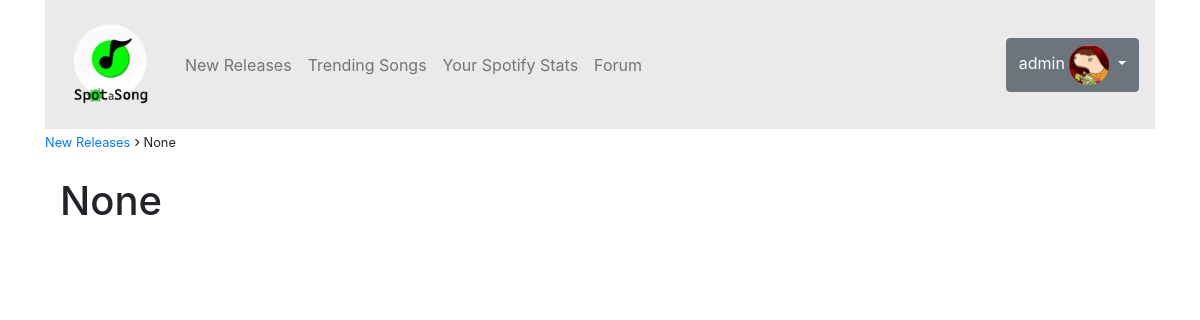
Screenshot of /albumDetail/1 (signed in) with the database file from the repository.
### accounts/models.py (models this page shows, shortened)
class CustomUser(AbstractUser):
    age = models.PositiveIntegerField(null=True, blank=True)

class UserProfile(models.Model):
    user = models.OneToOneField(CustomUser, on_delete=models.CASCADE)
    profile_picture = models.ImageField(default='default.jpg',upload_to='profile_pictures')
    bio = models.TextField(max_length=1500, blank=True)

### main/views.py (the view, shortened to what this page needs)
# urls.py: path('albumDetail/<str:album_id>', views.albumDetail, name='album_detail'),
def albumDetail(request, album_id):
    sp = authentication()
    try:
        tracks = sp.album_tracks(album_id)
        album_image = request.GET.get('album_image')
        album_name = request.GET.get('album_name')
        trackslist =[]
        return render(request, 'albumdetail.html', {'tracks': trackslist, 'album_name':album_name,})
    except SpotifyException as e:
        invalid_id = "Invalid album id... Nothing to display "
        return render(request, 'albumdetail.html', {'invalid_id': invalid_id,'tracks': "", 'album_name':"",})

### main/views.py (called while the page is built)
def authentication():
    sp = spotipy.Spotify(auth_manager=SpotifyClientCredentials(client_id=settings.SPOTIPY_CLIENT_ID,
                                                           client_secret=settings.SPOTIPY_CLIENT_SECRET))
    return sp

### main/templates/albumdetail.html (shortened to what this page needs)
{% extends "base.html" %}
{% load static %}
{% load crispy_forms_tags %}
{% block content %}
<div class="container">
    <small>
        <a href="{% url 'main:new_releases' %}">New Releases</a>
        {{album_name}}
    </small>
    <div class="col-md-6 pt-4">
        <h1>{{album_name}}</h1>
    </div>
</div>
{% endblock %}

### main/templates/navbar.html (shortened to what this page needs)
{% load static %}
<div class="container">
  <nav class="navbar navbar-expand-lg navbar-light" style="background-color: #eaeaea;">
    <div class="collapse navbar-collapse" id="navbarTogglerDemo01">
      <a class="pt-2 navbar-brand" href="{% url 'main:home' %}">
        <img src="{% static '\images\DALL·E 2023-04-06 12.51.07 - Create a copytright free logo using this website name_ Spot-a-Song. Use grayscale colors with greenscale (1).png' %}" width="100" height="100" alt="">
      </a>
      <ul class="navbar-nav mr-auto mt-2 mt-lg-0">
        <li class="nav-item">
          <a class="nav-link" href="{% url 'main:new_releases' %}">New Releases</a>
        </li>
        <li class="nav-item">
          <a class="nav-link" href="{% url 'main:trendingSongs' %}">Trending Songs</a>
        </li>
        <li class="nav-item">
          <a class="nav-link" href="{% url 'accounts:spotify_authorize' %}">Your Spotify Stats</a>
        </li>
        <li class="nav-item">
          <a class="nav-link" href="{% url 'forum:forumtopics' %}">Forum</a>
        </li>
      </ul>
      {% if user.is_authenticated %}
      <div class="dropdown justify-content-right">
        <button class="btn btn-secondary dropdown-toggle" type="button" id="dropdownMenuButton" data-toggle="dropdown" aria-haspopup="true" aria-expanded="false">
          {{ user.username }}
          <img class="rounded-circle" id="imageprofile" src="{{ user.userprofile.profile_picture.url }}"></a>
        </button>
      </div>
      {% else %}
      <div class="justify-content-right">
        <a href="{% url 'accounts:signin' %}">SignIn</a>
        |
        <a href="{% url 'accounts:signup' %}">SignUp</a>
      </div>
      {% endif %}
    </div>
 </nav>
</div>

### static/css/style.css (style rules this page uses)
#imageprofile { max-width: 40px; max-height: 40px; }

### rows the page displays
CustomUser: username "admin", userprofile.profile_picture (picture)

### other values shown
{{ album_name }} "None"
